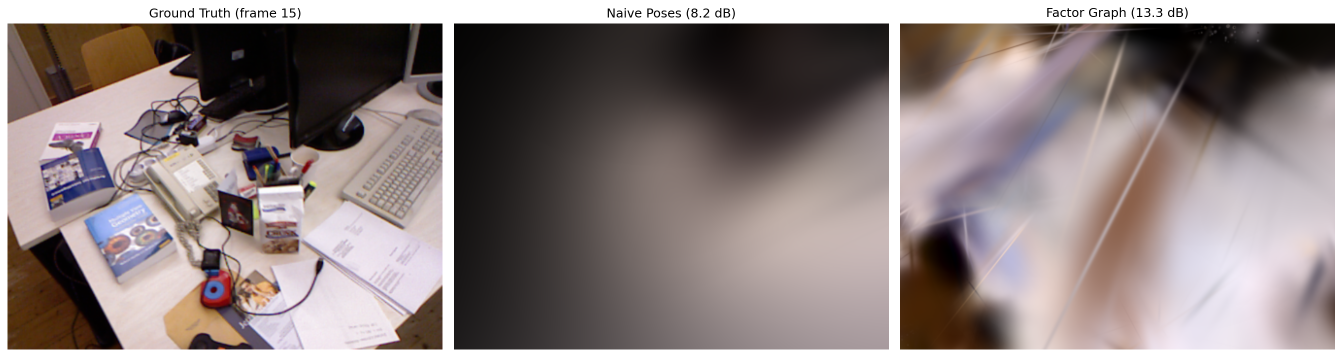
#> input picture assets/render_comparison.png, 2685 x 714 px, given in place of ., which was not available (shown at 1/2 size)
$ python -i adaptive_chunking.py   (imports and definitions only)   (older library calls are emulated)
#> lines starting #> are read from the running program, lines starting #| are printed output that depends on the picture; pictures that were not available may be replaced by others from this repository, and a replacement may not be noted
"""Adaptive chunk sizing based on scene complexity.

Fixed chunk sizes waste compute on easy sections (slow camera, textured scene)
and underperform on hard sections (fast motion, textureless). This module
dynamically adjusts chunk size based on optical flow magnitude and texture
quality between consecutive frames.
"""

import numpy as np
import cv2


def compute_adaptive_chunks(
    image_paths: list[str],
    min_chunk: int = 5,
    max_chunk: int = 20,
    overlap: int = 3,
    motion_threshold: float = 0.05,
    texture_threshold: float = 30.0,
) -> list[tuple[int, int]]:
    """Compute adaptive chunk boundaries based on scene difficulty.

    Fast motion → smaller chunks (more overlap, less drift)
    Slow motion, rich texture → larger chunks (more context for VGGT)

    Args:
        image_paths: List of frame paths
        min_chunk: Minimum chunk size
        max_chunk: Maximum chunk size
        overlap: Overlap between chunks
        motion_threshold: Optical flow threshold for "fast motion"
        texture_threshold: Laplacian variance threshold for "textureless"

    Returns:
        List of (start, end) tuples defining chunk boundaries
    """
    N = len(image_paths)
    if N <= max_chunk:
        return [(0, N)]

    # Compute per-frame difficulty scores
    difficulty = _compute_difficulty_scores(image_paths, motion_threshold, texture_threshold)

    # Greedy chunking: extend chunk until difficulty spikes
    chunks = []
    start = 0

    while start < N:
        # Determine chunk size based on local difficulty
        local_diff = difficulty[start:min(start + max_chunk, N)]
        mean_diff = np.cumsum(local_diff) / (np.arange(len(local_diff)) + 1)

        # Find where difficulty rises sharply (chunk should end before that)
        chunk_end = min_chunk
        for i in range(min_chunk, len(local_diff)):
            if mean_diff[i] > 0.7:  # high difficulty region
                break
            chunk_end = i + 1

        chunk_end = min(max(chunk_end, min_chunk), max_chunk)
        end = min(start + chunk_end, N)

        chunks.append((start, end))
        start = end - overlap

        if end >= N:
            break

    return chunks


def _compute_difficulty_scores(
    image_paths: list[str],
    motion_threshold: float,
    texture_threshold: float,
) -> np.ndarray:
    """Score each frame on reconstruction difficulty (0=easy, 1=hard)."""
#> called with image_paths = '../assets/render_comparison.png', motion_threshold = 0.05, texture_threshold = 30
    N = len(image_paths)
    scores = np.zeros(N)

    prev_gray = None
    for i in range(N):
        img = cv2.imread(image_paths[i])
#> img is the input picture: shape (714, 2685, 3); mean B, G, R 127.6, 128.7, 140.6
        gray = cv2.cvtColor(img, cv2.COLOR_BGR2GRAY)
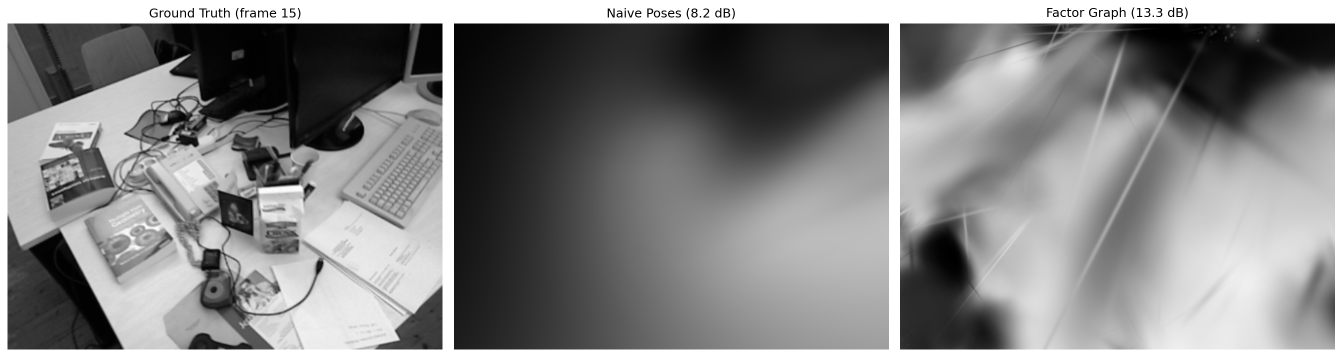
#> gray: shape (714, 2685) (shown at 1/2 size); min 0, max 255, mean 132.1
        small = cv2.resize(gray, (320, 240))
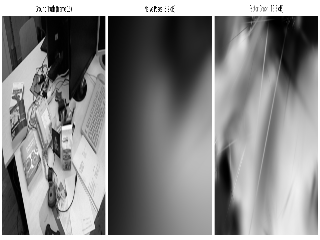
#> small: shape (240, 320); min 0, max 255, mean 132.4

        # Texture score (low texture = hard)
        laplacian = cv2.Laplacian(small, cv2.CV_64F).var()
#> laplacian = 3279.2
        texture_score = 1.0 - min(laplacian / (texture_threshold * 5), 1.0)
#> texture_score = 0
#> pass 3 of the loop in _compute_difficulty_scores, `for i in range(N):`:
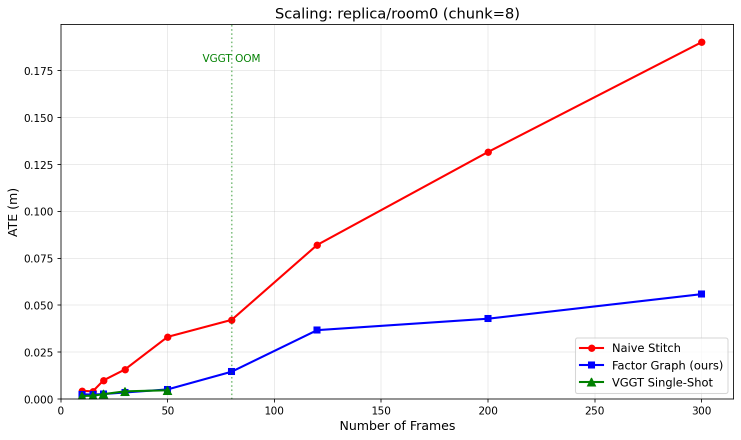
#> input picture assets/scaling.png, 1482 x 880 px, given in place of , which was not available (shown at 1/2 size)
#> in _compute_difficulty_scores, img is the input picture: shape (880, 1482, 3); mean B, G, R 249.2, 248.3, 249.4
#> gray: shape (880, 1482)
#> in _compute_difficulty_scores, `small = cv2.resize(gray, (320, 240))`:
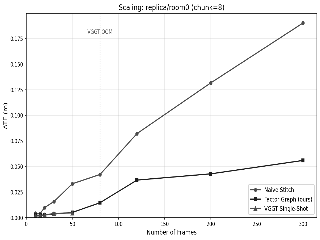
#> small: shape (240, 320); min 0, max 255, mean 247.9
#> laplacian = 9402.4
#> in _compute_difficulty_scores, `magnitude = np.sqrt(flow[..., 0]**2 + flow[..., 1]**2)`:
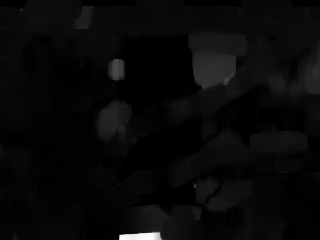
#> magnitude: shape (240, 320) float32; min 6.48e-23, max 319.3, mean 11.3; drawn with min black and max white
#> mean_motion = 0.0354
#> motion_score = 0.709
#> the loop made 5 passes; the first 3 are shown

        # Motion score (high motion = harder for VGGT)
        motion_score = 0.0
        if prev_gray is not None:
            flow = cv2.calcOpticalFlowFarneback(
                prev_gray, small, None, 0.5, 3, 15, 3, 5, 1.2, 0
            )
            magnitude = np.sqrt(flow[..., 0]**2 + flow[..., 1]**2)
            mean_motion = float(np.mean(magnitude)) / 320.0
            motion_score = min(mean_motion / motion_threshold, 1.0)

        # Combined difficulty
        scores[i] = 0.4 * texture_score + 0.6 * motion_score
        prev_gray = small

    return scores


def estimate_vram_chunk_size(vram_gb: float, image_height: int = 518, image_width: int = 518) -> int:
    """Estimate maximum chunk size for given VRAM.

    Based on empirical measurements:
    - VGGT model: ~2.4 GB (bfloat16)
    - Per-frame activation: ~0.2 GB at 518x518
    - Overhead: ~1 GB

    Args:
        vram_gb: Available GPU VRAM in GB
        image_height: Input image height (after VGGT preprocessing)
        image_width: Input image width

    Returns:
        Recommended chunk size
    """
    model_mem = 2.4
    overhead = 1.5
    available = vram_gb - model_mem - overhead

    # Scale factor for image resolution (quadratic in tokens)
    h_patches = image_height // 14
    w_patches = image_width // 14
    tokens_per_frame = h_patches * w_patches
    # Baseline: 37*37 = 1369 tokens at 518x518
    resolution_factor = tokens_per_frame / 1369.0

    per_frame_mem = 0.2 * resolution_factor  # GB per frame in chunk

    max_frames = int(available / per_frame_mem)
    return max(4, min(max_frames, 25))

#> (the run stopped early here; a loop or call above may not have finished)
